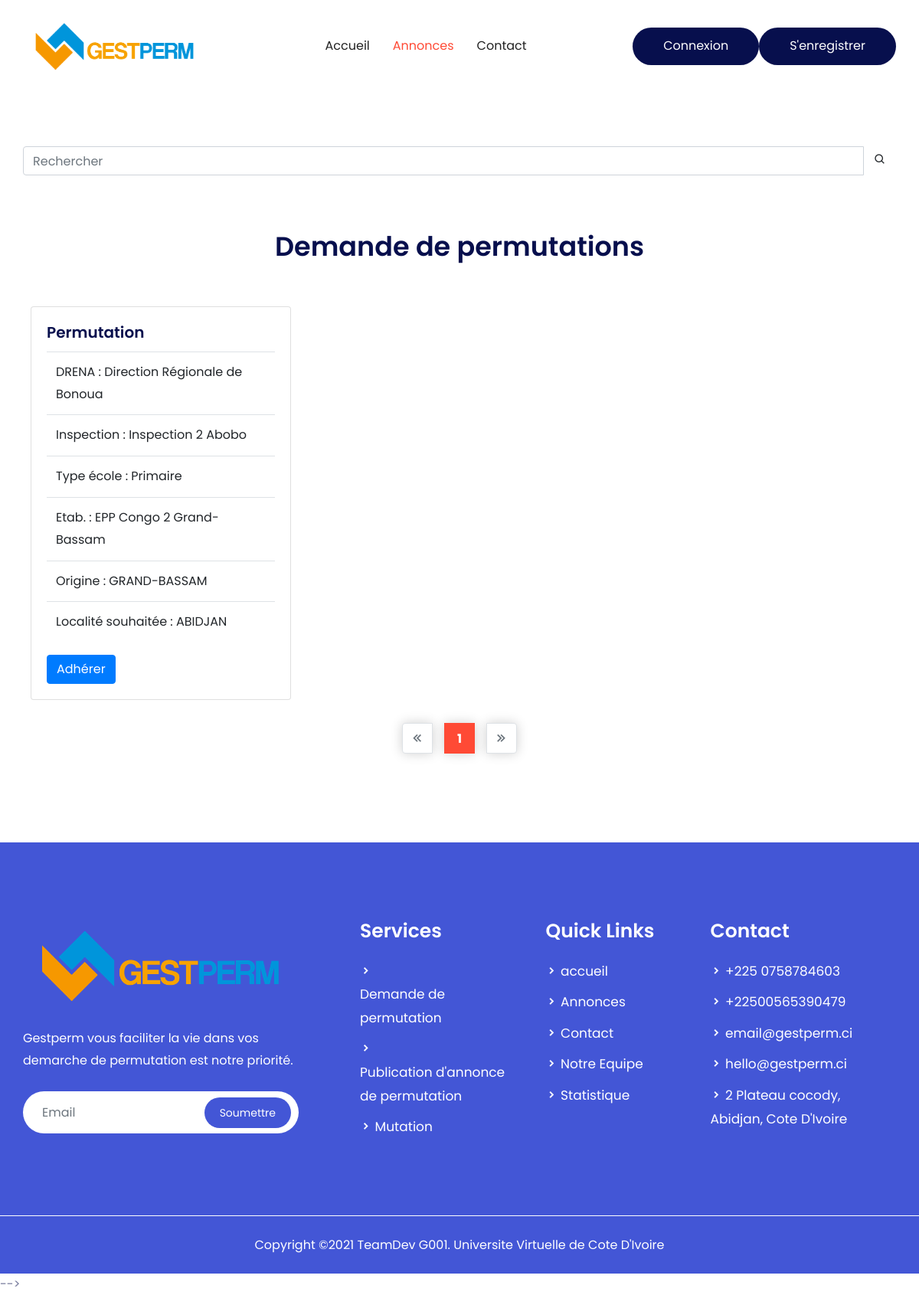
Page /annonces.php on the committed database.
### tables this page shows
CREATE TABLE IF NOT EXISTS `annonce` (
  `IdAnnonce` int(11) NOT NULL AUTO_INCREMENT,
  `DateAjoutAnnonce` date NOT NULL,
  `LocaliteOrigineAnnonce` varchar(255) NOT NULL,
  `LocaliteDesireeAnnonce` varchar(255) NOT NULL,
  `AdherantAnnonce` varchar(255) NOT NULL DEFAULT '-1',
  `StatutAnnonce` varchar(255) NOT NULL,
  `IdAgent` bigint(20) NOT NULL,
  `IdTypeAnnonce` int(11) NOT NULL,
  PRIMARY KEY (`IdAnnonce`)
);

CREATE TABLE IF NOT EXISTS `directionregionale` (
  `IdDirectionRegionale` int(11) NOT NULL AUTO_INCREMENT,
  `NomDirectionRegionale` varchar(255) NOT NULL,
  `TelDirectionRegionale` varchar(255) NOT NULL,
  `EmailDirectionRegionale` varchar(255) NOT NULL,
  `CommuneDirectionRegionale` varchar(255) NOT NULL,
  PRIMARY KEY (`IdDirectionRegionale`)
);

CREATE TABLE IF NOT EXISTS `inspection` (
  `IdInspection` int(11) NOT NULL AUTO_INCREMENT,
  `NomInspection` varchar(255) NOT NULL,
  `TelInspection` varchar(255) NOT NULL,
  `CommuneInspection` varchar(255) NOT NULL,
  `IdDirectionRegionale` int(11) NOT NULL,
  PRIMARY KEY (`IdInspection`)
);

CREATE TABLE IF NOT EXISTS `ecole` (
  `IdEcole` int(11) NOT NULL AUTO_INCREMENT,
  `NomEcole` varchar(255) NOT NULL DEFAULT '',
  `TypeEcole` varchar(160) NOT NULL DEFAULT 'Primaire',
  `TelEcole` varchar(255) NOT NULL DEFAULT '',
  `EmailEcole` varchar(255) NOT NULL DEFAULT '',
  `LocaliteEcole` bigint(20) NOT NULL DEFAULT '1',
  `IdInspection` int(11) NOT NULL DEFAULT '1',
  PRIMARY KEY (`IdEcole`)
);

CREATE TABLE IF NOT EXISTS `localite` (
  `CodeZone` bigint(19) NOT NULL AUTO_INCREMENT,
  `LibelleZone` varchar(200) NOT NULL,
  `CodeZoneMere` bigint(19) NOT NULL,
  `NiveauStr` smallint(6) NOT NULL,
  PRIMARY KEY (`CodeZone`)
);

### class/database.php (called while the page is built, shortened)
<?php
class Database
{
    private static $dbHost = "localhost";
    private static $dbName = "pct_db";
    private static $dbUsername = "root";
    private static $dbUserpassword = "";
    private static $connection = null;
    private static function connect()
    {
        if(self::$connection == null)
        {
            try
            {
              self::$connection = new PDO("mysql:host=" . self::$dbHost . ";dbname=" . self::$dbName , self::$dbUsername, self::$dbUserpassword, array(PDO::MYSQL_ATTR_INIT_COMMAND => 'SET NAMES UTF8' , PDO::ATTR_ERRMODE=>PDO::ERRMODE_WARNING));
            }
            catch(PDOException $e)
            {
                die($e->getMessage());
            }
        }
        return self::$connection;
    }
    private static function disconnect()
    {
        self::$connection = null;
    }
    public static function SelectQuery($query="")
    {
        if ($query<>"")
        {
            $req=self::$connection->prepare($query);
            try
            {
              $req->execute();
            }
            catch(Exception $e)
            {
                var_dump($query);
                die($e->getMessage());
            }
            return $req->fetchAll(PDO::FETCH_OBJ);
        }
        else return "";
    }
}
?>

### annonces.php (the view, shortened to what this page needs)
<!doctype html>
<html lang="fr">
    <head>
        <?php require("inc/links.php");?>
    </head>
    <body>
    <?php require("inc/header.php");?>
        <section class="portfolio-area pt-70 pb-70">
            <div class="container">
            <form class="navbar-form pb-70" role="search" action="" method="GET" >
            <div class="input-group">
                <input type="text" class="form-control" placeholder="Rechercher" name="recherche" id="recherche">
                <div class="input-group-btn">
                    <button class="btn btn-default" type="submit"><i class="bx bx-search"></i></button>
                </div>
            </div>
            </form>
                <div class="scetion-title text-center">
                    <h2>Demande de permutations</h2>
                </div>
                <div class="row pt-45">
                    <?php
                            $nombrePermutation=DataBase::SelectQuery("SELECT COUNT(IdAnnonce) as nombrePermutation FROM annonce WHERE AdherantAnnonce='-1'");
                            $nbre_annonce=$nombrePermutation[0]->nombrePermutation;
                            $perPage = 6;
                            $nbPage = ceil($nbre_annonce/$perPage);
                            if(isset($_GET["p"]) && $_GET["p"]>0 && $_GET["p"]<= $nbPage){
                                $cPage = $_GET["p"];
                            }else{
                                $cPage = 1;
                            }
                        if(isset($_GET) && !empty($_GET["recherche"])){
                            $recherche = htmlspecialchars($_GET["recherche"]);
                            $localites=Database::SelectQuery("SELECT * FROM localite WHERE LibelleZone LIKE '%$recherche%'");
                            if($localites){
                                $annonces=Database::SelectQuery("SELECT * FROM annonce WHERE LocaliteDesireeAnnonce = '".$localites[0]->CodeZone."' AND AdherantAnnonce='-1' ORDER BY DateAjoutAnnonce DESC LIMIT ".(($cPage-1)*$perPage).",$perPage");
                            }
                        }else{
                            $annonces=Database::SelectQuery("SELECT * FROM annonce WHERE AdherantAnnonce='-1' ORDER BY DateAjoutAnnonce DESC LIMIT ".(($cPage-1)*$perPage).",$perPage");
                        }
                        if(!empty($annonces)){
                            foreach($annonces as $annonce):
                    ?>
                    <div class="col-lg-4 col-sm-6">
                        <div class="card" style=" margin:10px">
                            <div class="card-body">
                                <h5 class="card-title">Permutation</h5>
                                <div class="card-text">
                                <table class="table">
                                <tbody>
                                        <tr scope="row">
                                            <td>DRENA :
                                            <?php
                                                    $agent=DataBase::SelectQuery("SELECT * FROM agent WHERE IdAgent='$annonce->IdAgent'");
                                                    $ecole=DataBase::SelectQuery("SELECT * FROM ecole WHERE IdEcole='".$agent[0]->IdEcole."'");
                                                    $inspection=DataBase::SelectQuery("SELECT * FROM inspection WHERE IdInspection='".$ecole[0]->IdInspection."'");
                                                    $dren=DataBase::SelectQuery("SELECT * FROM directionregionale WHERE IdDirectionRegionale='".$inspection[0]->IdDirectionRegionale."'");
                                                    echo $dren[0]->NomDirectionRegionale;
                                                ?>
                                            </td>
                                        </tr>
                                        <tr>
                                            <td>Inspection :
                                                <?php
                                                    $agent=DataBase::SelectQuery("SELECT * FROM agent WHERE IdAgent='$annonce->IdAgent'");
                                                    $ecole=DataBase::SelectQuery("SELECT * FROM ecole WHERE IdEcole='".$agent[0]->IdEcole."'");
                                                    $inspection=DataBase::SelectQuery("SELECT * FROM inspection WHERE IdInspection='".$ecole[0]->IdInspection."'");
                                                    echo $inspection[0]->NomInspection;
                                                ?>
                                            </td>
                                        </tr>
                                        <tr>
                                            <td>Type école :
                                                <?php
                                                    $agent=DataBase::SelectQuery("SELECT * FROM agent WHERE IdAgent='$annonce->IdAgent'");
                                                    $ecole=DataBase::SelectQuery("SELECT * FROM ecole WHERE IdEcole='".$agent[0]->IdEcole."'");
                                                    echo $ecole[0]->TypeEcole;
                                                ?>
                                            </td>
                                        </tr>
                                        <tr>
                                            <td>Etab. :
                                            <?php
                                                $agent=DataBase::SelectQuery("SELECT * FROM agent WHERE IdAgent='$annonce->IdAgent'");
                                                $ecole=DataBase::SelectQuery("SELECT * FROM ecole WHERE IdEcole='".$agent[0]->IdEcole."'");
                                                echo $ecole[0]->NomEcole;
                                            ?>
                                            </td>
                                        </tr>
                                        <tr>
                                            <td>Origine :
                                                <?php
                                                    $localite=DataBase::SelectQuery("SELECT * FROM localite WHERE CodeZone='$annonce->LocaliteOrigineAnnonce'");
                                                    echo $localite[0]->LibelleZone;
                                                ?>
                                            </td>
                                        </tr>
                                        <tr>
                                            <td>
                                                Localité souhaitée :
                                                <?php
                                                    $localite=DataBase::SelectQuery("SELECT * FROM localite WHERE CodeZone='$annonce->LocaliteDesireeAnnonce'");
                                                    echo $localite[0]->LibelleZone;
                                                ?>
                                            </td>
                                        </tr>
                                </tbody>
                                </table>
                                </div>
                                <?php
                                    $date_creation = date_create($annonce->DateAjoutAnnonce);
                                    if($annonce->IdAgent == $_SESSION['auth']["user"]->IdAgent  && date_format($date_creation, 'Y') == date("Y")){
                                    }else{
                                        echo '<a href="annonce_details.php?annonce='.$annonce->IdAnnonce.'" class="btn btn-primary" style="align:center">Adhérer</a> ';
                                    }
                                ?>
                            </div>
                        </div>
                    </div>
                    <?php
                        endforeach ;
                    }else{
                        echo 'Aucun résultat trouvé pour cette recherche';
                    }
                    ?>
                    <?php
                        if(!empty($annonces)){
                    ?>
                    <div class="col-lg-12">
						<div class="pagination-area">
							<nav aria-label="Page navigation example text-center">
                                <ul class="pagination">
                                    <?php
                                        for($i=1;$i<=$nbPage;$i++){
                                            if($i==1 and $i==$cPage){
                                                echo '<li class="disabled page-item"><a href="#" class="page-link page-links"><i class="bx bx-chevrons-left"></i></a></li>';
                                            }elseif($i==1 and $i<$cPage){
                                                echo '<li class="page-item"><a class="page-link" href="annonces.php?p='.($cPage-1).'">«</a></li>';
                                            }
                                            if($i==$cPage){
                                                echo '<li class="current page-item"><a class="page-link" href="#">'.$i.'<span class="sr-only">(current)</span></a></li>';
                                            }else{
                                                echo '<li class="page-item"><a class="page-link" href="annonces.php?p='.$i.'">'.$i.'</a></li>';
                                            }
                                            if($i==$nbPage and $cPage != $nbPage) echo '<li class="page-item"><a class="page-link" href="annonces.php?p='.($cPage+1).'"><i class="bx bx-chevrons-right"></i></a></li>'; elseif($i==$nbPage) echo '<li class="disabled page-item"><a class="page-link" href="#"><i class="bx bx-chevrons-right"></i></a></li>';
                                        }
                                    ?>
                                </ul>
							</nav>
						</div>
					</div>
                    <?php
                        }
                    ?>
                </div>
            </div>
        </section>
        <?php require "inc/footer.php"?>
    </body>
</html>

### assets/css/responsive.css (style rules this page uses)
@media only screen and (min-width: 1200px) { .container { max-width: 1170px !important; } }

### rows in the picture
annonce: directionregionale.NomDirectionRegionale "Direction Régionale de Bonoua", inspection.NomInspection "Inspection 2 Abobo", ecole.TypeEcole "Primaire", ecole.NomEcole "EPP Congo 2 Grand-Bassam", localite.LibelleZone "GRAND-BASSAM", localite.LibelleZone "ABIDJAN"
